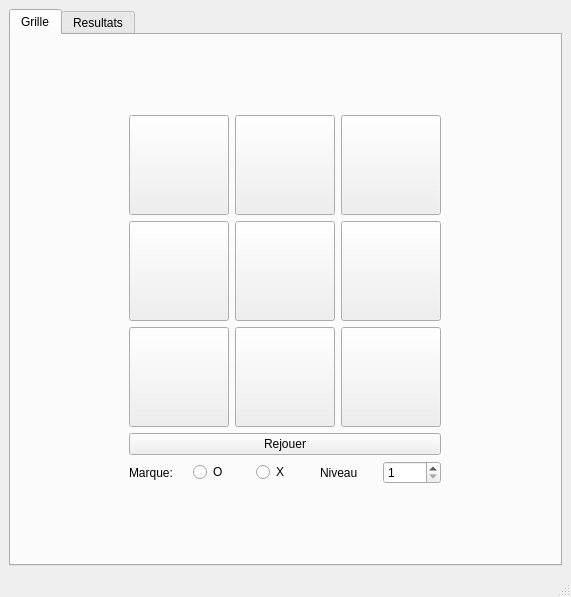
<?xml version="1.0" encoding="UTF-8"?>
<ui version="4.0">
 <class>MainWindow</class>
 <widget class="QMainWindow" name="MainWindow">
  <property name="geometry">
   <rect>
    <x>0</x>
    <y>0</y>
    <width>571</width>
    <height>597</height>
   </rect>
  </property>
  <property name="windowTitle">
   <string>MainWindow</string>
  </property>
  <widget class="QWidget" name="centralwidget">
   <layout class="QGridLayout" name="gridLayout_2">
    <item row="0" column="0">
     <widget class="QTabWidget" name="tabWidget">
      <property name="currentIndex">
       <number>0</number>
      </property>
      <widget class="QWidget" name="tab">
       <attribute name="title">
        <string>Grille</string>
       </attribute>
       <layout class="QGridLayout" name="gridLayout_4">
        <item row="0" column="0">
         <layout class="QGridLayout" name="gridLayout_3">
          <item row="3" column="0">
           <layout class="QHBoxLayout" name="horizontalLayout">
            <item>
             <widget class="QLabel" name="label">
              <property name="text">
               <string>Marque: </string>
              </property>
             </widget>
            </item>
            <item>
             <widget class="QRadioButton" name="radioButton_o">
              <property name="text">
               <string>O</string>
              </property>
             </widget>
            </item>
            <item>
             <widget class="QRadioButton" name="radioButton_x">
              <property name="text">
               <string>X</string>
              </property>
             </widget>
            </item>
            <item>
             <widget class="QLabel" name="label_2">
              <property name="text">
               <string>Niveau</string>
              </property>
             </widget>
            </item>
            <item>
             <widget class="QSpinBox" name="spinBox_niveau">
              <property name="minimum">
               <number>1</number>
              </property>
             </widget>
            </item>
           </layout>
          </item>
          <item row="0" column="0">
           <layout class="QGridLayout" name="gridLayout">
            <item row="1" column="1">
             <widget class="QPushButton" name="pushButton_11">
              <property name="sizePolicy">
               <sizepolicy hsizetype="Fixed" vsizetype="Fixed">
                <horstretch>0</horstretch>
                <verstretch>0</verstretch>
               </sizepolicy>
              </property>
              <property name="minimumSize">
               <size>
                <width>100</width>
                <height>100</height>
               </size>
              </property>
              <property name="font">
               <font>
                <pointsize>22</pointsize>
                <weight>75</weight>
                <bold>true</bold>
               </font>
              </property>
              <property name="text">
               <string/>
              </property>
             </widget>
            </item>
            <item row="0" column="0">
             <widget class="QPushButton" name="pushButton_00">
              <property name="sizePolicy">
               <sizepolicy hsizetype="Fixed" vsizetype="Fixed">
                <horstretch>0</horstretch>
                <verstretch>0</verstretch>
               </sizepolicy>
              </property>
              <property name="minimumSize">
               <size>
                <width>100</width>
                <height>100</height>
               </size>
              </property>
              <property name="font">
               <font>
                <pointsize>22</pointsize>
                <weight>75</weight>
                <bold>true</bold>
               </font>
              </property>
              <property name="text">
               <string/>
              </property>
             </widget>
            </item>
            <item row="2" column="1">
             <widget class="QPushButton" name="pushButton_21">
              <property name="sizePolicy">
               <sizepolicy hsizetype="Fixed" vsizetype="Fixed">
                <horstretch>0</horstretch>
                <verstretch>0</verstretch>
               </sizepolicy>
              </property>
              <property name="minimumSize">
               <size>
                <width>100</width>
                <height>100</height>
               </size>
              </property>
              <property name="font">
               <font>
                <pointsize>22</pointsize>
                <weight>75</weight>
                <bold>true</bold>
               </font>
              </property>
              <property name="text">
               <string/>
              </property>
             </widget>
            </item>
            <item row="2" column="0">
             <widget class="QPushButton" name="pushButton_20">
              <property name="sizePolicy">
               <sizepolicy hsizetype="Fixed" vsizetype="Fixed">
                <horstretch>0</horstretch>
                <verstretch>0</verstretch>
               </sizepolicy>
              </property>
              <property name="minimumSize">
               <size>
                <width>100</width>
                <height>100</height>
               </size>
              </property>
              <property name="font">
               <font>
                <pointsize>22</pointsize>
                <weight>75</weight>
                <bold>true</bold>
               </font>
              </property>
              <property name="text">
               <string/>
              </property>
             </widget>
            </item>
            <item row="0" column="2">
             <widget class="QPushButton" name="pushButton_02">
              <property name="sizePolicy">
               <sizepolicy hsizetype="Fixed" vsizetype="Fixed">
                <horstretch>0</horstretch>
                <verstretch>0</verstretch>
               </sizepolicy>
              </property>
              <property name="minimumSize">
               <size>
                <width>100</width>
                <height>100</height>
               </size>
              </property>
              <property name="font">
               <font>
                <pointsize>22</pointsize>
                <weight>75</weight>
                <bold>true</bold>
               </font>
              </property>
              <property name="text">
               <string/>
              </property>
             </widget>
            </item>
            <item row="1" column="2">
             <widget class="QPushButton" name="pushButton_12">
              <property name="sizePolicy">
               <sizepolicy hsizetype="Fixed" vsizetype="Fixed">
                <horstretch>0</horstretch>
                <verstretch>0</verstretch>
               </sizepolicy>
              </property>
              <property name="minimumSize">
               <size>
                <width>100</width>
                <height>100</height>
               </size>
              </property>
              <property name="font">
               <font>
                <pointsize>22</pointsize>
                <weight>75</weight>
                <bold>true</bold>
               </font>
              </property>
              <property name="text">
               <string/>
              </property>
             </widget>
            </item>
            <item row="0" column="1">
             <widget class="QPushButton" name="pushButton_01">
              <property name="sizePolicy">
               <sizepolicy hsizetype="Fixed" vsizetype="Fixed">
                <horstretch>0</horstretch>
                <verstretch>0</verstretch>
               </sizepolicy>
              </property>
              <property name="minimumSize">
               <size>
                <width>100</width>
                <height>100</height>
               </size>
              </property>
              <property name="font">
               <font>
                <pointsize>22</pointsize>
                <weight>75</weight>
                <bold>true</bold>
               </font>
              </property>
              <property name="text">
               <string/>
              </property>
             </widget>
            </item>
            <item row="1" column="0">
             <widget class="QPushButton" name="pushButton_10">
              <property name="sizePolicy">
               <sizepolicy hsizetype="Fixed" vsizetype="Fixed">
                <horstretch>0</horstretch>
                <verstretch>0</verstretch>
               </sizepolicy>
              </property>
              <property name="minimumSize">
               <size>
                <width>100</width>
                <height>100</height>
               </size>
              </property>
              <property name="font">
               <font>
                <pointsize>22</pointsize>
                <weight>75</weight>
                <bold>true</bold>
               </font>
              </property>
              <property name="text">
               <string/>
              </property>
             </widget>
            </item>
            <item row="2" column="2">
             <widget class="QPushButton" name="pushButton_22">
              <property name="sizePolicy">
               <sizepolicy hsizetype="Fixed" vsizetype="Fixed">
                <horstretch>0</horstretch>
                <verstretch>0</verstretch>
               </sizepolicy>
              </property>
              <property name="minimumSize">
               <size>
                <width>100</width>
                <height>100</height>
               </size>
              </property>
              <property name="font">
               <font>
                <pointsize>22</pointsize>
                <weight>75</weight>
                <bold>true</bold>
               </font>
              </property>
              <property name="text">
               <string/>
              </property>
             </widget>
            </item>
           </layout>
          </item>
          <item row="2" column="0">
           <widget class="QPushButton" name="pushButton_rejouer">
            <property name="text">
             <string>Rejouer</string>
            </property>
           </widget>
          </item>
         </layout>
        </item>
       </layout>
      </widget>
      <widget class="QWidget" name="tab_2">
       <attribute name="title">
        <string>Resultats</string>
       </attribute>
       <layout class="QGridLayout" name="gridLayout_6">
        <item row="0" column="0">
         <layout class="QVBoxLayout" name="verticalLayout">
          <item>
           <widget class="PlotWidget" name="plot_widget" native="true"/>
          </item>
          <item>
           <layout class="QGridLayout" name="gridLayout_5">
            <item row="0" column="0">
             <widget class="QLabel" name="label_3">
              <property name="text">
               <string>Joueur: </string>
              </property>
             </widget>
            </item>
            <item row="1" column="0">
             <widget class="QLabel" name="label_4">
              <property name="text">
               <string>Python: </string>
              </property>
             </widget>
            </item>
            <item row="0" column="1">
             <widget class="QLabel" name="label_score_joueur">
              <property name="text">
               <string/>
              </property>
             </widget>
            </item>
            <item row="1" column="1">
             <widget class="QLabel" name="label_score_programme">
              <property name="text">
               <string/>
              </property>
             </widget>
            </item>
           </layout>
          </item>
         </layout>
        </item>
       </layout>
      </widget>
     </widget>
    </item>
   </layout>
  </widget>
  <widget class="QMenuBar" name="menubar">
   <property name="geometry">
    <rect>
     <x>0</x>
     <y>0</y>
     <width>571</width>
     <height>26</height>
    </rect>
   </property>
  </widget>
  <widget class="QStatusBar" name="statusbar"/>
 </widget>
 <customwidgets>
  <customwidget>
   <class>PlotWidget</class>
   <extends>QWidget</extends>
   <header>pyqtgraph</header>
   <container>1</container>
  </customwidget>
 </customwidgets>
 <resources/>
 <connections/>
</ui>
